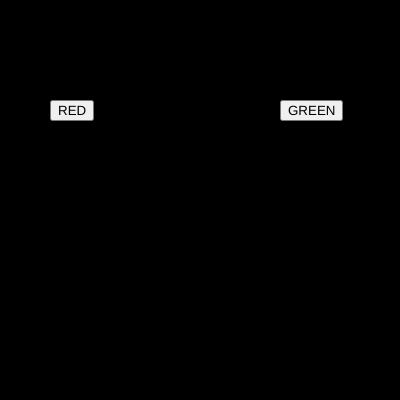
Frame 1 (no input)
Frame 60 (no input): identical to frame 1, image omitted
Frame 120 (the mouse pressed at the canvas centre since frame 60): identical to frame 1, image omitted

The p5.js sketch that drew this single still picture (run headless with seeded random() and noise() and a simulated clock; from frame 60 on, the mouse is pressed at the canvas centre):

// p5.js sketch
// ── sketch.js
var btn_red;
var btn_green;

var r = 0;
var g = 0;
var b = 0;

function setup() {
  console.log('entering setup')
  createCanvas(400, 400);  
  btn_red = createButton("RED");
  btn_red.position(50,100)
  btn_red.mousePressed(redbutton)
  btn_green = createButton("GREEN");
  btn_green.position(280,100)
  btn_green.mousePressed(greenbutton)
 
  
}

function draw(){
  background(r,g,b);
}
function redbutton(btn_red,mouse) {
  r  = 255;
  g = 0 ;
  b = 0;
  
}
function greenbutton(btn_green,mouse) {
  r  = 0;
  g = 255;
  b = 0;
  
}
